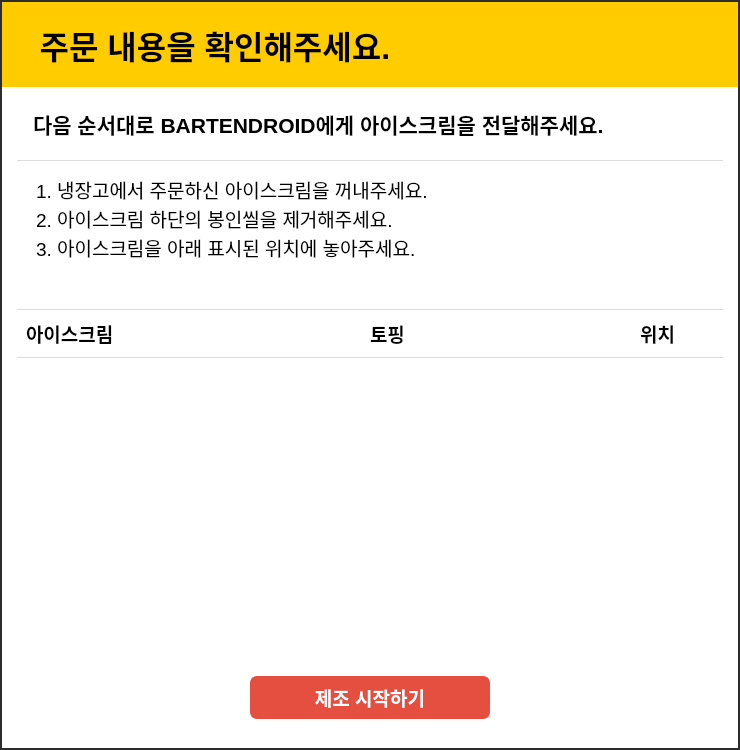
<?xml version="1.0" encoding="UTF-8"?>
<ui version="4.0">
 <class>Dialog</class>
 <widget class="QDialog" name="Dialog">
  <property name="geometry">
   <rect>
    <x>0</x>
    <y>0</y>
    <width>740</width>
    <height>750</height>
   </rect>
  </property>
  <property name="windowTitle">
   <string>Dialog</string>
  </property>
  <property name="styleSheet">
   <string notr="true">background: rgb(255, 255, 255);</string>
  </property>
  <widget class="QFrame" name="main_frame">
   <property name="geometry">
    <rect>
     <x>0</x>
     <y>0</y>
     <width>740</width>
     <height>750</height>
    </rect>
   </property>
   <property name="styleSheet">
    <string notr="true">QFrame#main_frame {
border: 2px solid rgb(45, 45, 45);
}</string>
   </property>
   <property name="frameShape">
    <enum>QFrame::StyledPanel</enum>
   </property>
   <property name="frameShadow">
    <enum>QFrame::Raised</enum>
   </property>
   <property name="lineWidth">
    <number>0</number>
   </property>
   <layout class="QVBoxLayout" name="verticalLayout">
    <property name="spacing">
     <number>0</number>
    </property>
    <property name="leftMargin">
     <number>0</number>
    </property>
    <property name="topMargin">
     <number>0</number>
    </property>
    <property name="rightMargin">
     <number>0</number>
    </property>
    <property name="bottomMargin">
     <number>10</number>
    </property>
    <item>
     <widget class="QFrame" name="frame_5">
      <property name="sizePolicy">
       <sizepolicy hsizetype="Preferred" vsizetype="Fixed">
        <horstretch>0</horstretch>
        <verstretch>0</verstretch>
       </sizepolicy>
      </property>
      <property name="frameShape">
       <enum>QFrame::NoFrame</enum>
      </property>
      <property name="frameShadow">
       <enum>QFrame::Raised</enum>
      </property>
      <property name="lineWidth">
       <number>0</number>
      </property>
      <layout class="QHBoxLayout" name="horizontalLayout_7">
       <property name="spacing">
        <number>0</number>
       </property>
       <property name="leftMargin">
        <number>0</number>
       </property>
       <property name="topMargin">
        <number>0</number>
       </property>
       <property name="rightMargin">
        <number>0</number>
       </property>
       <property name="bottomMargin">
        <number>0</number>
       </property>
       <item>
        <widget class="QLabel" name="label_4">
         <property name="sizePolicy">
          <sizepolicy hsizetype="Preferred" vsizetype="Fixed">
           <horstretch>0</horstretch>
           <verstretch>0</verstretch>
          </sizepolicy>
         </property>
         <property name="minimumSize">
          <size>
           <width>0</width>
           <height>85</height>
          </size>
         </property>
         <property name="maximumSize">
          <size>
           <width>16777215</width>
           <height>85</height>
          </size>
         </property>
         <property name="font">
          <font>
           <pointsize>24</pointsize>
           <weight>75</weight>
           <bold>true</bold>
          </font>
         </property>
         <property name="styleSheet">
          <string notr="true">background: rgb(255, 204, 0);
padding-left: 2px;</string>
         </property>
         <property name="lineWidth">
          <number>0</number>
         </property>
         <property name="text">
          <string>   주문 내용을 확인해주세요.</string>
         </property>
        </widget>
       </item>
      </layout>
     </widget>
    </item>
    <item>
     <widget class="QLabel" name="label_2">
      <property name="sizePolicy">
       <sizepolicy hsizetype="Preferred" vsizetype="Preferred">
        <horstretch>0</horstretch>
        <verstretch>1</verstretch>
       </sizepolicy>
      </property>
      <property name="font">
       <font>
        <pointsize>16</pointsize>
        <weight>75</weight>
        <bold>true</bold>
       </font>
      </property>
      <property name="styleSheet">
       <string notr="true">border-bottom: 1px solid rgb(220, 220, 220);
padding-left: 10px;
margin-left: 15px;
margin-right: 15px;
</string>
      </property>
      <property name="frameShape">
       <enum>QFrame::NoFrame</enum>
      </property>
      <property name="lineWidth">
       <number>0</number>
      </property>
      <property name="text">
       <string>다음 순서대로 BARTENDROID에게 아이스크림을 전달해주세요.</string>
      </property>
     </widget>
    </item>
    <item>
     <widget class="QTextBrowser" name="textBrowser">
      <property name="sizePolicy">
       <sizepolicy hsizetype="Expanding" vsizetype="Expanding">
        <horstretch>0</horstretch>
        <verstretch>2</verstretch>
       </sizepolicy>
      </property>
      <property name="font">
       <font>
        <pointsize>14</pointsize>
       </font>
      </property>
      <property name="styleSheet">
       <string notr="true">margin-top: 10px;
padding-left: 30px;</string>
      </property>
      <property name="frameShape">
       <enum>QFrame::NoFrame</enum>
      </property>
      <property name="lineWidth">
       <number>0</number>
      </property>
      <property name="html">
       <string>&lt;!DOCTYPE HTML PUBLIC &quot;-//W3C//DTD HTML 4.0//EN&quot; &quot;http://www.w3.org/TR/REC-html40/strict.dtd&quot;&gt;
&lt;html&gt;&lt;head&gt;&lt;meta name=&quot;qrichtext&quot; content=&quot;1&quot; /&gt;&lt;style type=&quot;text/css&quot;&gt;
p, li { white-space: pre-wrap; }
&lt;/style&gt;&lt;/head&gt;&lt;body style=&quot; font-family:'Ubuntu'; font-size:14pt; font-weight:400; font-style:normal;&quot;&gt;
&lt;p style=&quot; margin-top:0px; margin-bottom:0px; margin-left:0px; margin-right:0px; -qt-block-indent:0; text-indent:0px;&quot;&gt;1. 냉장고에서 주문하신 아이스크림을 꺼내주세요.&lt;/p&gt;
&lt;p style=&quot; margin-top:0px; margin-bottom:0px; margin-left:0px; margin-right:0px; -qt-block-indent:0; text-indent:0px;&quot;&gt;2. 아이스크림 하단의 봉인씰을 제거해주세요.&lt;/p&gt;
&lt;p style=&quot; margin-top:0px; margin-bottom:0px; margin-left:0px; margin-right:0px; -qt-block-indent:0; text-indent:0px;&quot;&gt;3. 아이스크림을 아래 표시된 위치에 놓아주세요.&lt;/p&gt;&lt;/body&gt;&lt;/html&gt;</string>
      </property>
     </widget>
    </item>
    <item>
     <widget class="QFrame" name="frame">
      <property name="styleSheet">
       <string notr="true">QFrame#frame {
	border-top: 1px solid rgb(220, 220, 220);
	border-bottom: 1px solid rgb(220, 220, 220);
	margin-left: 15px;
	margin-right: 15px;
}</string>
      </property>
      <property name="frameShape">
       <enum>QFrame::NoFrame</enum>
      </property>
      <property name="frameShadow">
       <enum>QFrame::Raised</enum>
      </property>
      <property name="lineWidth">
       <number>0</number>
      </property>
      <layout class="QHBoxLayout" name="horizontalLayout">
       <item>
        <widget class="QLabel" name="label">
         <property name="sizePolicy">
          <sizepolicy hsizetype="Preferred" vsizetype="Preferred">
           <horstretch>3</horstretch>
           <verstretch>0</verstretch>
          </sizepolicy>
         </property>
         <property name="font">
          <font>
           <pointsize>14</pointsize>
           <weight>75</weight>
           <bold>true</bold>
          </font>
         </property>
         <property name="text">
          <string>아이스크림</string>
         </property>
         <property name="alignment">
          <set>Qt::AlignLeading|Qt::AlignLeft|Qt::AlignVCenter</set>
         </property>
        </widget>
       </item>
       <item>
        <widget class="QLabel" name="label_3">
         <property name="sizePolicy">
          <sizepolicy hsizetype="Preferred" vsizetype="Preferred">
           <horstretch>2</horstretch>
           <verstretch>0</verstretch>
          </sizepolicy>
         </property>
         <property name="font">
          <font>
           <pointsize>14</pointsize>
           <weight>75</weight>
           <bold>true</bold>
          </font>
         </property>
         <property name="text">
          <string>토핑</string>
         </property>
         <property name="alignment">
          <set>Qt::AlignLeading|Qt::AlignLeft|Qt::AlignVCenter</set>
         </property>
        </widget>
       </item>
       <item>
        <widget class="QLabel" name="label_5">
         <property name="sizePolicy">
          <sizepolicy hsizetype="Preferred" vsizetype="Preferred">
           <horstretch>1</horstretch>
           <verstretch>0</verstretch>
          </sizepolicy>
         </property>
         <property name="font">
          <font>
           <pointsize>14</pointsize>
           <weight>75</weight>
           <bold>true</bold>
          </font>
         </property>
         <property name="text">
          <string>위치</string>
         </property>
         <property name="alignment">
          <set>Qt::AlignCenter</set>
         </property>
        </widget>
       </item>
      </layout>
     </widget>
    </item>
    <item>
     <widget class="QScrollArea" name="scrollArea">
      <property name="sizePolicy">
       <sizepolicy hsizetype="Expanding" vsizetype="Expanding">
        <horstretch>0</horstretch>
        <verstretch>0</verstretch>
       </sizepolicy>
      </property>
      <property name="styleSheet">
       <string notr="true">background: rgb(255, 255, 255);</string>
      </property>
      <property name="frameShape">
       <enum>QFrame::NoFrame</enum>
      </property>
      <property name="lineWidth">
       <number>0</number>
      </property>
      <property name="widgetResizable">
       <bool>false</bool>
      </property>
      <property name="alignment">
       <set>Qt::AlignCenter</set>
      </property>
      <widget class="QWidget" name="scroll_menu">
       <property name="geometry">
        <rect>
         <x>3</x>
         <y>0</y>
         <width>730</width>
         <height>300</height>
        </rect>
       </property>
       <property name="styleSheet">
        <string notr="true"/>
       </property>
      </widget>
     </widget>
    </item>
    <item>
     <widget class="QFrame" name="frame_6">
      <property name="sizePolicy">
       <sizepolicy hsizetype="Preferred" vsizetype="Fixed">
        <horstretch>0</horstretch>
        <verstretch>0</verstretch>
       </sizepolicy>
      </property>
      <property name="minimumSize">
       <size>
        <width>0</width>
        <height>80</height>
       </size>
      </property>
      <property name="frameShape">
       <enum>QFrame::NoFrame</enum>
      </property>
      <property name="frameShadow">
       <enum>QFrame::Plain</enum>
      </property>
      <property name="lineWidth">
       <number>0</number>
      </property>
      <layout class="QHBoxLayout" name="horizontalLayout_4">
       <item>
        <spacer name="horizontalSpacer">
         <property name="orientation">
          <enum>Qt::Horizontal</enum>
         </property>
         <property name="sizeHint" stdset="0">
          <size>
           <width>40</width>
           <height>20</height>
          </size>
         </property>
        </spacer>
       </item>
       <item>
        <widget class="QPushButton" name="btn_make">
         <property name="sizePolicy">
          <sizepolicy hsizetype="MinimumExpanding" vsizetype="Fixed">
           <horstretch>0</horstretch>
           <verstretch>0</verstretch>
          </sizepolicy>
         </property>
         <property name="font">
          <font>
           <pointsize>14</pointsize>
           <weight>75</weight>
           <bold>true</bold>
          </font>
         </property>
         <property name="styleSheet">
          <string notr="true">background: rgb(229, 79, 64);
color: rgb(255, 255, 255);
border: 2px solid rgb(229, 79, 64);
border-radius:7px;
padding-top: 5px;
padding-bottom: 5px;</string>
         </property>
         <property name="text">
          <string>제조 시작하기</string>
         </property>
        </widget>
       </item>
       <item>
        <spacer name="horizontalSpacer_2">
         <property name="orientation">
          <enum>Qt::Horizontal</enum>
         </property>
         <property name="sizeHint" stdset="0">
          <size>
           <width>40</width>
           <height>20</height>
          </size>
         </property>
        </spacer>
       </item>
      </layout>
     </widget>
    </item>
   </layout>
  </widget>
 </widget>
 <resources/>
 <connections/>
</ui>
